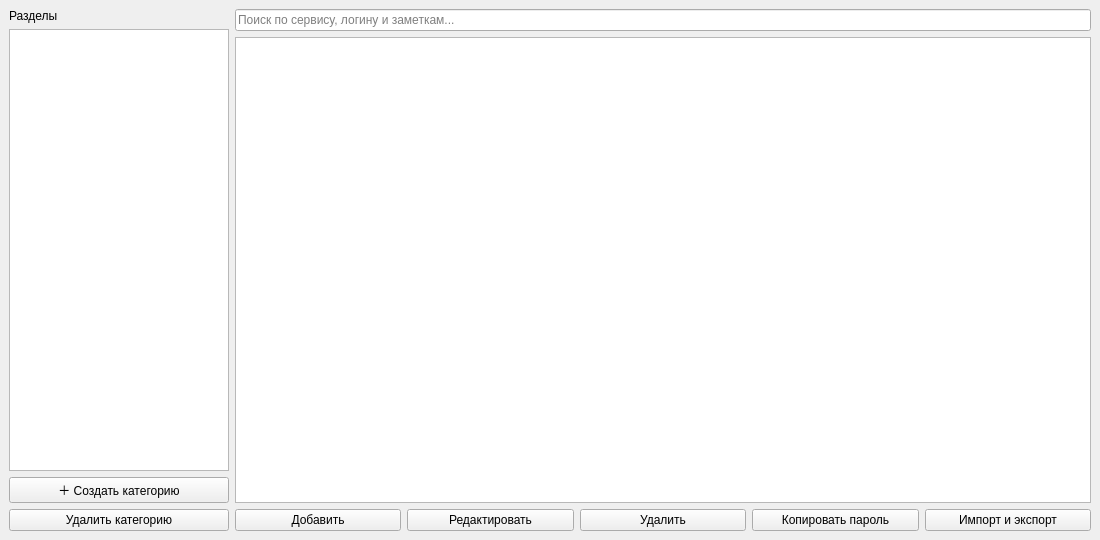
<?xml version="1.0" encoding="UTF-8"?>
<ui version="4.0">
 <class>MainWindow</class>
 <widget class="QMainWindow" name="MainWindow">
  <property name="geometry">
   <rect><x>0</x><y>0</y><width>1100</width><height>540</height></rect>
  </property>
  <property name="windowTitle"><string>Менеджер паролей</string></property>
  <widget class="QWidget" name="centralwidget">
   <layout class="QHBoxLayout" name="main_layout">
    <item>
     <layout class="QVBoxLayout" name="sidebar_layout">
      <item><widget class="QLabel" name="sidebar_title"><property name="text"><string>Разделы</string></property></widget></item>
      <item>
       <widget class="QListWidget" name="category_list">
        <property name="minimumSize"><size><width>160</width><height>0</height></size></property>
        <property name="maximumSize"><size><width>220</width><height>16777215</height></size></property>
       </widget>
      </item>
      <item><widget class="QPushButton" name="add_category_button"><property name="text"><string>＋ Создать категорию</string></property></widget></item>
      <item><widget class="QPushButton" name="delete_category_button"><property name="text"><string>Удалить категорию</string></property></widget></item>
     </layout>
    </item>
    <item>
     <layout class="QVBoxLayout" name="content_layout">
      <item><widget class="QLineEdit" name="search_input"><property name="placeholderText"><string>Поиск по сервису, логину и заметкам...</string></property></widget></item>
      <item><widget class="QTableWidget" name="passwords_table"/></item>
      <item>
       <layout class="QHBoxLayout" name="buttons_layout">
        <item><widget class="QPushButton" name="add_button"><property name="text"><string>Добавить</string></property></widget></item>
        <item><widget class="QPushButton" name="edit_button"><property name="text"><string>Редактировать</string></property></widget></item>
        <item><widget class="QPushButton" name="delete_button"><property name="text"><string>Удалить</string></property></widget></item>
        <item><widget class="QPushButton" name="copy_password_button"><property name="text"><string>Копировать пароль</string></property></widget></item>
        <item><widget class="QPushButton" name="import_export_button"><property name="text"><string>Импорт и экспорт</string></property></widget></item>
       </layout>
      </item>
     </layout>
    </item>
   </layout>
  </widget>
 </widget>
 <resources/>
 <connections/>
</ui>
